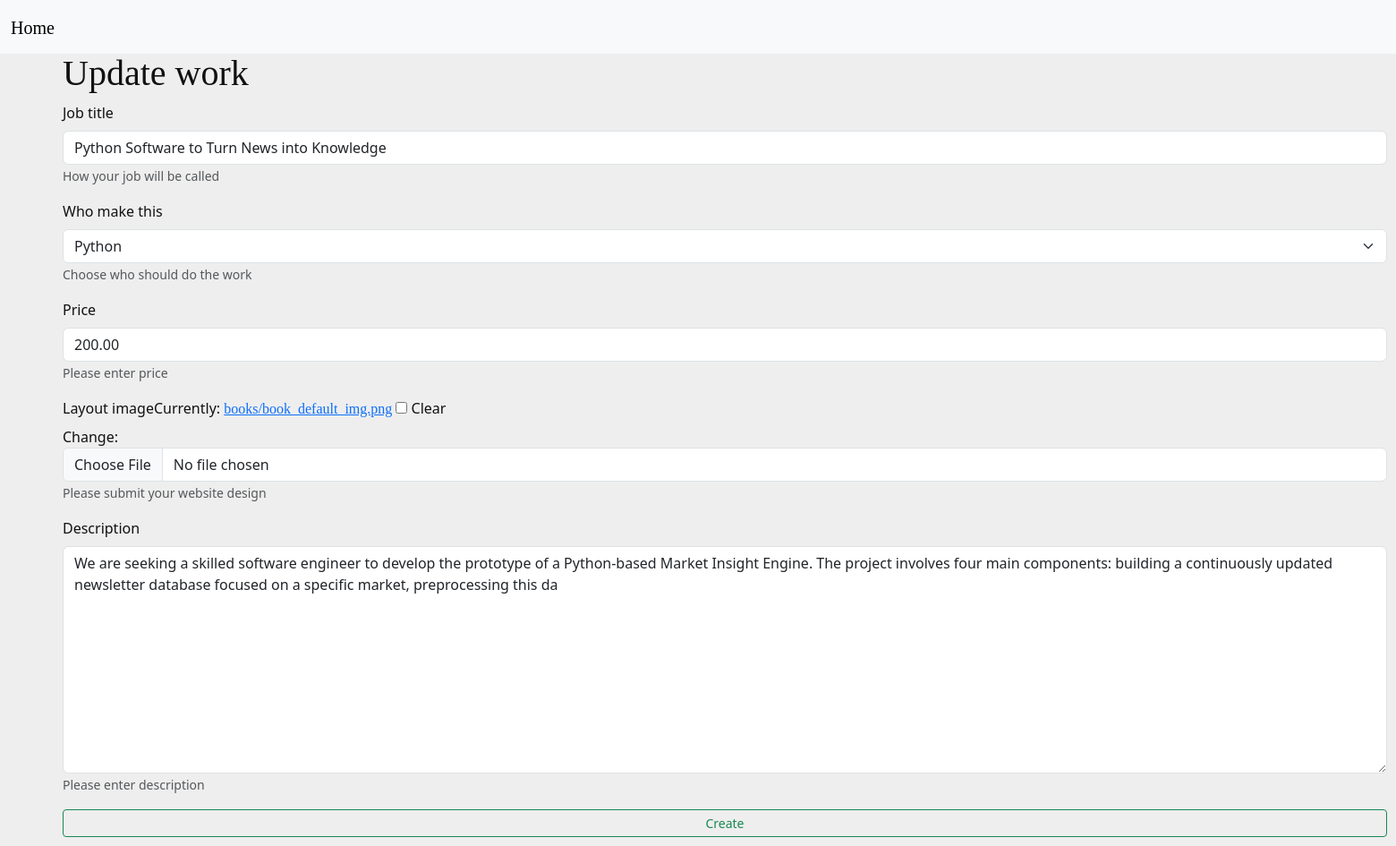
/jobs/update_book/2 (signed in), run on the app's committed database.
### books/models.py (models this page shows, shortened)
class Books(models.Model):
    title: str = models.CharField(max_length=100)
    description: str = models.TextField(max_length=500)
    author: User = models.ForeignKey(User, on_delete=models.SET_NULL,
                                     null=True, blank=True)
    genre: str = models.CharField(max_length=25)
    is_available: bool = models.BooleanField(default=True)
    price: float = models.DecimalField(max_digits=5, decimal_places=2)
    created: datetime = models.DateTimeField(auto_now_add=True)
    image = models.ImageField(
        default='books/book_default_img.png', upload_to="books")
    objects = models.Manager()  # default
    c_objects = BooksManager()  # custom manager

### books/views.py (the view)
# urls.py: path("update_book/<int:pk>", BookUpdateView.as_view(), name="update_book"),
class BookUpdateView(UpdateView):
    modal = Books
    form_class = BookForm
    template_name = 'update_book.html'
    success_url = '/jobs/'
    def get_queryset(self):
        return Books.objects.filter(id=self.kwargs['pk'])

### books/forms.py
class BookForm(forms.ModelForm):
    title = forms.CharField(max_length=255, label="Job title",
                            help_text="How your job will be called")
    genre = forms.CharField(max_length=255, label="Who make this", help_text="Choose who should do the work",
                            widget=forms.Select(choices=genre_choices))
    price = forms.DecimalField(max_digits=55, decimal_places=2, label="Price",
                               help_text="Please enter price")
    image = forms.ImageField(required=False, label="Layout image",
                             help_text="Please submit your website design")
    description = forms.CharField(max_length=300, label="Description", help_text="Please enter description",
                                  widget=forms.Textarea(attrs={'rows': 10, 'cols': 100}))
    class Meta:
        model = Books
        fields = ['title', 'genre', 'price', 'image', 'description']

### books/templates/update_book.html (shortened to what this page needs)
{% extends 'base.html' %}
{% load django_bootstrap5 %}
{% load static %}
{% block content %}
<br><br>
    <h1>Update work</h1>
    {% include "form_snippets.html" with form=form %}
{% endblock %}

### templates/form_snippets.html (shortened to what this page needs)
{% load static %}
{% load django_bootstrap5 %}
<form class="panel-body" method="POST" enctype="multipart/form-data">
  {% bootstrap_form form %}
  <button class="btn btn-sm col-sm-12 btn-outline-success" type="submit">
    {% if btn_text %}
      {{ btn_text }}
    {% else %}
      Create
    {% endif %}
  </button>
</form>

### static/css/base.css (style rules this page uses)
* { padding: 0; margin: 0; box-sizing: border-box; transition: 0.2s ease-out; }
body { background-color: #eee; color: #111; }
h1, h2, h3, h4, h5, h6, a { font-family: 'Fino', serif; }

### data on the page
Books: title "Python Software to Turn News into Knowledge", genre "Python", price "200.00", description "We are seeking a skilled software engineer to develop the prototype of a Python-based Market Insight Engine. The project involves four main components: building a continuously updated newsletter database focused on a specific market, preprocessing this da"
